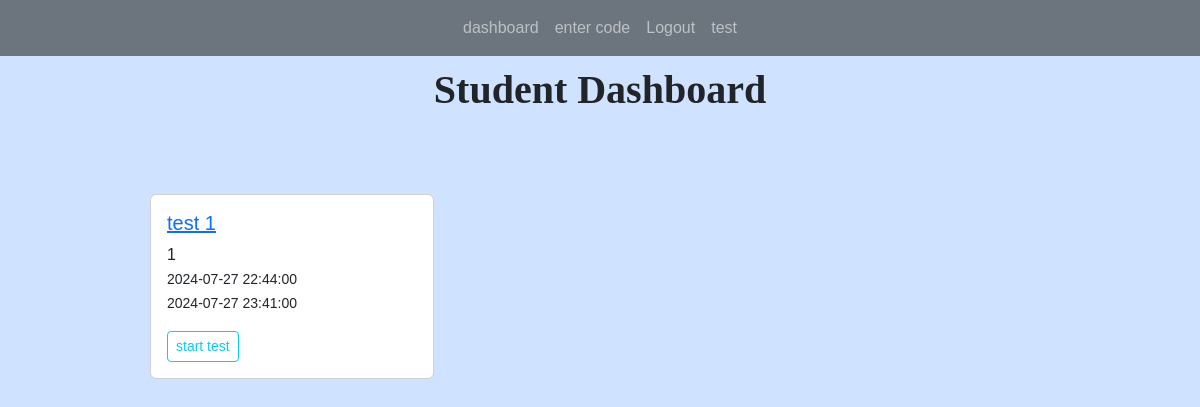
Before: /student (signed in) with the older database file.
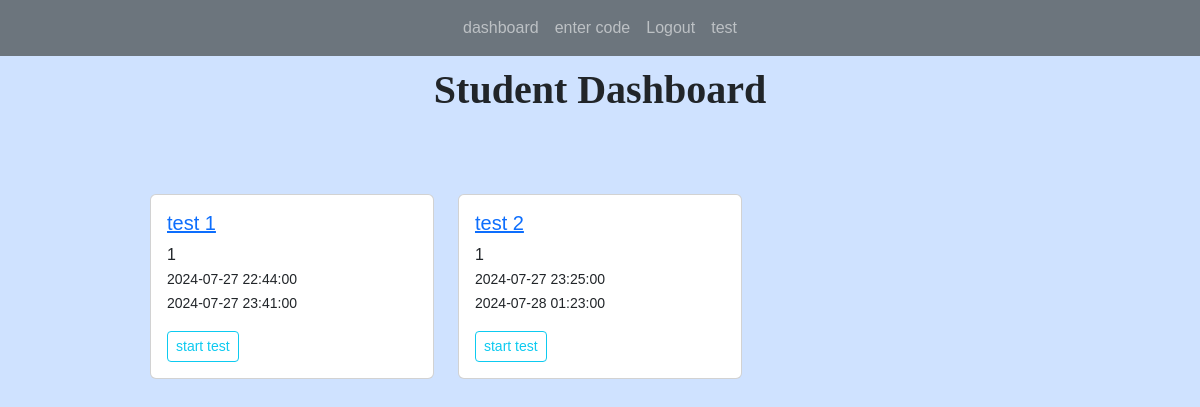
After: the same page with the newer database file.
### app.py (models this page shows)
class Tests(db.Model):
    test_id = db.Column(db.Integer, primary_key=True)
    title = db.Column(db.String(255))
    start_date = db.Column(db.DateTime, nullable = False)
    end_date = db.Column(db.DateTime, nullable = False)
    status = db.Column(db.String(255))
    teacher_id = db.Column(db.Integer, db.ForeignKey('users.id'))
    teacher = db.relationship('Users', backref=db.backref('tests', lazy=True))
    questions = db.relationship("Questions", backref="question_list")
    code = db.Column(db.String(6), unique=True)  # column to store the unique code
    students = db.relationship('Users', secondary='test_students', backref=db.backref('tests_registered', lazy=True))
    submissions = db.relationship('Submission', backref='test_submissions', lazy=True)

### app.py (the view)
@app.route('/student', methods=['GET', 'POST'])
@login_required(role="student")
def student_dashboard():
    tests = current_user.tests_registered
    return render_template('student_dashboard.html', tests=tests)

### app.py (called while the page is built)
@login_manager.user_loader
def load_user(user_id):
    return Users.query.get(int(user_id))

def login_required(role="ANY"):
    def wrapper(fn):
        @wraps(fn)
        def decorated_view(*args, **kwargs):
            if not current_user.is_authenticated:
               return login_manager.unauthorized()
            if ( (current_user.role != role) and (role != "ANY")):
                return login_manager.unauthorized()
            return fn(*args, **kwargs)
        return decorated_view
    return wrapper

### templates/student_dashboard.html (shortened to what this page needs)
{% extends 'index.html' %}
{% block content %}
<h1>Student Dashboard</h1>
<br>
<br/>
<br/>
<div class="row row-cols-1 row-cols-md-3 g-4">
	{% for test in tests %}
	<div class="col">
		<div class="card ">
		<div class="card-body">
		<h5 class="card-title"><a href="{{ url_for('test', id=test.test_id)}}">{{ test.title }}</a></h5>
		<p class="card-text">{{ test.teacher_id }}<br/>
			<small>{{ test.start_date }}</small> <br/>
			<small>{{ test.end_date }}</small> <br/>
		</p>
		<a href="{{ url_for('start_test', test_id=test.test_id)}}" class="btn btn-outline-info btn-sm">start test</a>
		</div>
		</div>
	</div>
	{% endfor %}
</div>
{% endblock %}

Changed rows visible on the page:
added Tests: title "test 2", teacher_id "1", start_date "2024-07-27 23:25:00", end_date "2024-07-28 01:23:00"
